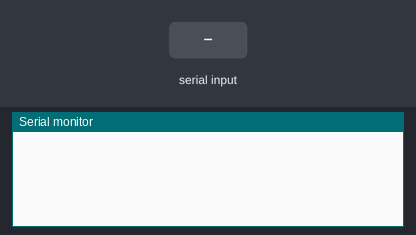
This sketch was run on a simulated Arduino Uno, built with avr-gcc and run on an emulated ATmega328P. On the bench: the last lines printed to the serial monitor. Inputs (shaded band) come from the test bench.

Above: at 1.2 s.
1.3 s: "1" received over the second serial link
At 2.0 s:
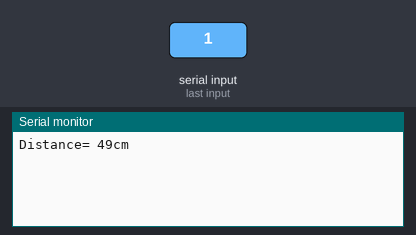
2.8 s: "0" received over the second serial link
At 3.2 s:
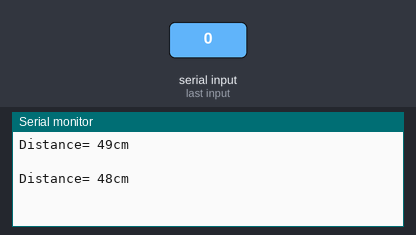
4.3 s: "2" received over the second serial link
At 5.5 s:
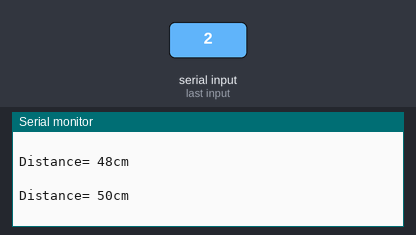

Measured:
- after the input at 1.3 s, the serial monitor: prints a new line at once (image 1)
- after the input at 2.8 s, the serial monitor: prints a new line at once (image 2)
- after the input at 4.3 s, the serial monitor: prints a new line at once (image 3)

The sketch:

ARDUINO_HC12Send.ino
```cpp
#include <SoftwareSerial.h>
SoftwareSerial HC12(2, 3); // HC-12 TX Pin, HC-12 RX Pin
void setup() {
  Serial.begin(9600);
  HC12.begin(9600);
}
void loop() {
  while (HC12.available()) {

//    float sensorValue=HC12.read();
//    Serial.print("CO2= ");
//    Serial.print(sensorValue);
//    Serial.println("PPM");
//    Serial.println(" ");
//    delay(1000);
//
//
//    float methane=HC12.read();
//    Serial.print("CH4= ");
//    Serial.print(methane);
//    Serial.println("PPM");
//    Serial.println(" ");
//    delay(1000);


    int distance=HC12.read();


//    int temperature=HC12.read();
//    int pressure=HC12.read();
//    int humidity=HC12.read();
//    Serial.print("Temperature= ");
//    Serial.print(temperature);
//    Serial.println("C");
//
//    Serial.print("Pressure= ");
//    Serial.print(pressure);
//    Serial.println("hPa");
//
//    Serial.print("Humidity= ");
//    Serial.print(humidity);
//    Serial.println("%");
//    delay(1000);


    /*float ax=HC12.read();
    float ay=HC12.read();
    float az=HC12.read();
    float gx=HC12.read();
    float gy=HC12.read();
    float gz=HC12.read();*/
     Serial.print("Distance= ");
    Serial.print(distance);
    Serial.println("cm");
    Serial.println(" ");
    delay(500);
    /*Serial.print("Accel (g): ");
    Serial.print(ax);
    Serial.print(", ");
    Serial.print(ay);
    Serial.print(", ");
    Serial.println(az);
    delay(1000);

    Serial.print("Gyro (deg/s): ");
    Serial.print(gx);
    Serial.print(", ");
    Serial.print(gy);
    Serial.print(", ");
    Serial.println(gz);
    delay(1000);*/

  }


}
```
